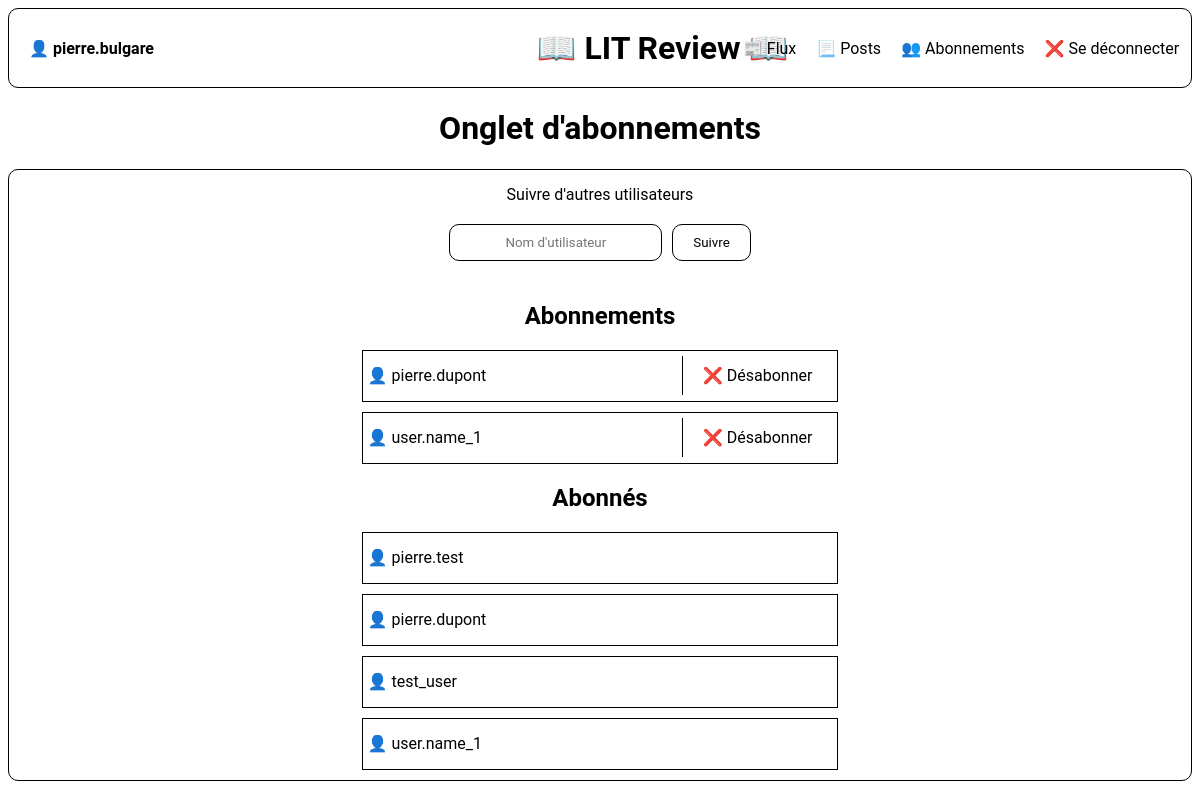
The app's page /follows/ (signed in) with its own data.
### website/models.py (models this page shows)
class Profile(models.Model):
    user = models.OneToOneField(User, on_delete=models.CASCADE, related_name='profile')
    follows = models.ManyToManyField('self', symmetrical=False, related_name='followed_by', blank=True)
    def __str__(self):
        return self.user.username

### website/views.py (the view, shortened to what this page needs)
# urls.py: path('follows/', website.views.follows, name='follows'),
@login_required
def follows(request):
    form = forms.FollowUserForm()
    message = ""
    followed_users = request.user.profile.follows.all()
    followers = request.user.profile.followed_by.all()
    return render(
        request,
        "website/follows.html",
        context={
            "form": form,
            "message": message,
            "followed_users": followed_users,
            "followers": followers
        }
    )

### website/forms.py
class FollowUserForm(forms.Form):
    username = forms.CharField(
        max_length=30,
        widget=forms.TextInput(
            attrs={
                "id": "search-username",
                "placeholder": "Nom d'utilisateur",
                "autocomplete": "off"
            }
        )
    )
    def __init__(self, *args, **kwargs):
        super().__init__(*args, **kwargs)
        for field_name, field in self.fields.items():
            field.label = ""

### website/templates/website/follows.html (shortened to what this page needs)
{% extends "base.html" %}
{% block page_name %}Onglet d'abonnements{% endblock page_name %}
{% block main_content %}
<div>
    <p>Suivre d'autres utilisateurs</p>
    <form method="post" class="follow-form">
        {{ form.as_p }}
        <button type="submit" class="button follow-button">Suivre</button>
    </form>
    <h2>Abonnements</h2>
    <div class="follows-list">
        {% for followed_user in followed_users %}
            <p>👤 {{ followed_user }}<a href="../unfollow/user_{{ followed_user.user_id }}/" class="button">❌ Désabonner</a></p>
        {% endfor %}
    </div>
    <h2>Abonnés</h2>
    <div class="follows-list">
        {% for follower in followers %}
            <p>👤 {{ follower }}</p>
        {% endfor %}
    </div>
</div>
{% endblock main_content %}

### templates/base.html (shortened to what this page needs)
{% load static %}
<html>
    <head>
        <link rel="stylesheet" href="{% static 'styles.css' %}">
    </head>
    <body>
        {% block header %}
        <header>
            <div class="header_content">
                {% if user.is_authenticated %}
                <span class="bold-element">👤 {{ user.username }}</span>
                {% endif %}
                <h1>📖 LIT Review 📖</h1>
                <nav>
                    <ul>
                        {% if user.is_authenticated %}
                        <li><a href="{% url 'flux' %}">📰 Flux</a></li>
                        <li><a href="{% url 'posts' %}">📃 Posts</a></li>
                        <li><a href="{% url 'follows' %}">👥 Abonnements</a></li>
                        <li><a href="{% url 'logout' %}">❌ Se déconnecter</a></li>
                        {% endif %}
                    </ul>
                </nav>
            </div>
            <h1>{% block page_name %}{% endblock page_name %}</h1>
        </header>
        {% endblock header %}
        {% block main %}
        <main>
            {% block main_content %}{% endblock main_content %}
        </main>
        {% endblock main %}
    </body>
</html>

### static/styles.css (style rules this page uses)
* { font-family: 'Roboto', sans-serif; color: black; }
body { list-style-type: none; }
a { text-decoration: none; }
p { margin: 0; padding: 5px 0px; }
h1 { text-align: center; }
.header_content, main { border: 1px solid black; padding: 10px; border-radius: 10px; }
.header_content { display: flex; flex-direction: row; justify-content: space-between; align-items: center; position: relative; padding: 20px; }
.header_content h1 { margin: 0 auto; }
main { display: flex; flex-direction: row; justify-content: space-evenly; }
main > div { display: flex; flex-direction: column; justify-content: center; align-items: center; width: 100%; }
form { display: flex; flex-direction: column; gap: 10px; width: 50%; }
.button { border: 1px solid black; border-radius: 10px; padding: 10px 20px; cursor: pointer; background-color: white; }
input { border: 1px solid black; border-radius: 10px; padding: 10px; text-align: center; width: 100%; }
nav { display: flex; flex-direction: row; align-items: center; position: absolute; right: 1%; }
ul { display: flex; flex-direction: row; gap: 20px; list-style-type: none; }
li { cursor: pointer; }
.bold-element { font-weight: bold; }
.follow-form { display: flex !important; flex-direction: row; justify-content: center; align-items: center; gap: 10px; }
.follows-list { display: flex; flex-direction: column; align-items: center; width: 100%; gap: 10px; }
.follows-list p { display: flex; flex-direction: row; align-items: center; border: 1px solid black; padding: 5px; width: 40%; height: 40px; position: relative; }
.follows-list a.button { position: absolute; right: 5px; border: none; border-radius: 0; border-left: 1px solid black; height: auto; }

### records on screen
Profile: user.username "pierre.dupont"
Profile: user.username "user.name_1"
Profile: user.username "pierre.test"
Profile: user.username "test_user"

### other values on screen
{{ user.username }} "pierre.bulgare"
